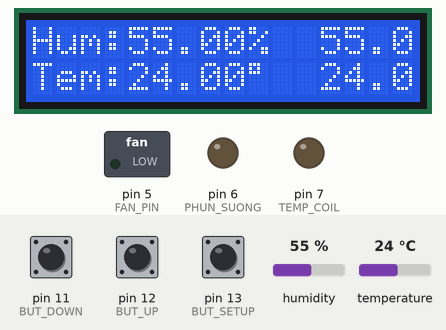
The sketch below on a simulated Arduino Uno, built with avr-gcc and run on an emulated ATmega328P. Shown: 16×2 character LCD, switched loads named in the sketch (green lamp = pin HIGH), output pins drawn as LEDs (lit = HIGH). Inputs (shaded band) come from the test bench; at power-on: temperature 24 °C, humidity 55 %, pin 13 (BUT_SETUP) HIGH, pin 11 (BUT_DOWN) HIGH, pin 12 (BUT_UP) HIGH.

Above: at 1.3 s.
1.4 s: temperature set to 2 °C
At 3.2 s:
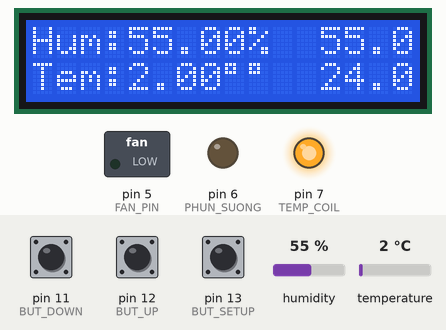
3.9 s: humidity set to 53 %
At 4.5 s:
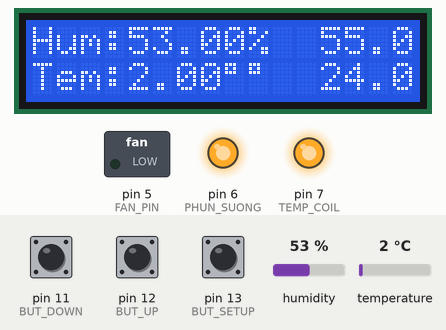
5.7 s: temperature set to 28 °C
At 7.6 s:
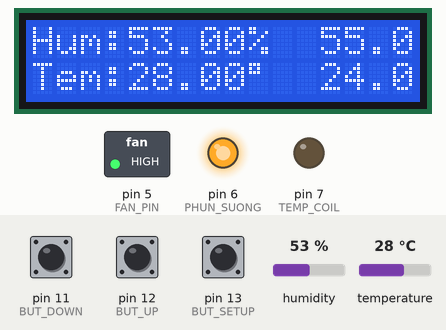
8.1 s: humidity set to 68 %
At 9.0 s:
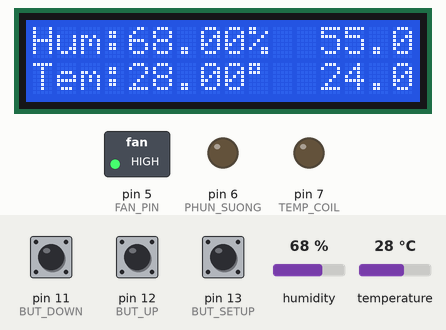
9.9 s: pin 13 (BUT_SETUP) pulled LOW for 1 s
12.4 s: temperature set to 12 °C
At 14.8 s:
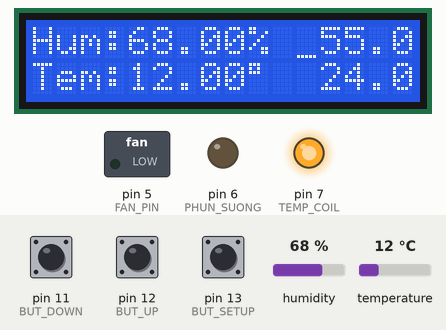
Timing chart, 0 to 16.3 s (numbered marks = the images above; inputs shaded):
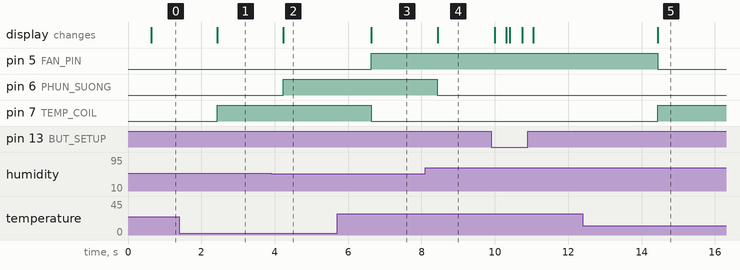

Measured:
- the behaviour switches between 55 and 54 % on humidity (found by bisection; images 1 and 2)
- after the input at 1.4 s, pin 7 (TEMP_COIL): LOW → HIGH after 1.0 s; the display: changes after 1.0 s (image 1)
- after the input at 3.9 s, pin 6 (PHUN_SUONG): LOW → HIGH after 0.33 s; the display: changes after 0.33 s (image 2)
- after the input at 5.7 s, pin 5 (FAN_PIN): LOW → HIGH after 0.93 s; pin 7 (TEMP_COIL): HIGH → LOW after 0.93 s; the display: changes after 0.94 s (image 3)
- after the input at 8.1 s, pin 6 (PHUN_SUONG): HIGH → LOW after 0.34 s; the display: changes after 0.34 s (image 4)
- after the input at 12.4 s, pin 5 (FAN_PIN): HIGH → LOW after 2.0 s; pin 7 (TEMP_COIL): LOW → HIGH after 2.0 s; the display: changes after 2.0 s (image 5)

The sketch:

atmega328.ino
```cpp
#include <Wire.h>               // Thư viện I2C
#include <LiquidCrystal_I2C.h>  // Thư viện LCD I2C
#include <DHT.h>                // Thư viện DHT
#define run_every(t) for (static uint16_t last_; \
                          (uint16_t)(uint16_t(millis()) - last_) >= (t); \
                          last_ += (t))
// Khởi tạo LCD I2C địa chỉ 0x27, 16 ký tự và 2 dòng
LiquidCrystal_I2C lcd(0x27, 16, 2);

// Chọn loại cảm biến DHT11
#define DHTTYPE DHT11

enum stateMain {
  HIGH_MODE = 0,
  LOW_MODE = 1,
  NORMAL = 2
};
#define DHTPIN 10
#define FAN_PIN 5
#define PHUN_SUONG 6
#define TEMP_COIL 7
#define BUT_SETUP 13
#define BUT_UP 12
#define BUT_DOWN 11
#define tolerance_temp 0.6
#define tolerance_hum 0.8
// Khởi tạo đối tượng DHT
DHT dht(DHTPIN, DHTTYPE);
int stateTemp = NORMAL;
int stateHum = NORMAL;
float setupTemp;
float setupHum;
float RealSetupT;
float RealSetupH;
bool error = 0;
bool hum_now;
int count_state_setup=0;

void ProcessBut() {
  if(count_state_setup!=0)
  {
    if (!digitalRead(BUT_UP)) {
      if (hum_now) setupTemp += 1;
      else setupHum += 1;
    } else if (!digitalRead(BUT_DOWN)) {
      if (hum_now) setupTemp -= 1;
      else setupHum -= 1;
    }
  }
}
void setup() {
  // Khởi tạo LCD
  lcd.begin();
  lcd.backlight();  // Bật đèn nền LCD

  // Hiển thị thông báo khởi động
  lcd.setCursor(0, 1);
  lcd.print("Wait DHT11 Sensor");
  lcd.setCursor(0, 0);
  lcd.print("Init...");
  pinMode(BUT_SETUP, INPUT_PULLUP);
  pinMode(BUT_DOWN, INPUT_PULLUP);
  pinMode(BUT_UP, INPUT_PULLUP);
  pinMode(FAN_PIN,OUTPUT);
  pinMode(PHUN_SUONG,OUTPUT);
  pinMode(TEMP_COIL,OUTPUT);
  // Khởi động DHT11
  dht.begin();
  // delay(2000);  // Đợi khởi động
  lcd.clear();
  float humidity = dht.readHumidity();
  float temperature = dht.readTemperature();
  setupHum = humidity;
  setupTemp = temperature;
  RealSetupT=setupTemp;
  RealSetupH=setupHum;
  // Kiểm tra nếu không đọc được dữ liệu
  if (isnan(humidity) || isnan(temperature)) {
    lcd.setCursor(0, 0);
    Serial.println("ERROR");
    lcd.print("Sensor Error");
    error = 1;
    // delay(5000);
  }
}

void loop() {
  if (error) return;
  run_every(150) ProcessBut();
  run_every(200)
  {
    if (!digitalRead(BUT_SETUP)){
      Serial.println("PRESS");
      count_state_setup+=1;
      if(count_state_setup>=3)count_state_setup=0;
    }
  }
  hum_now=count_state_setup==1?1:0;
  unsigned long start_time = millis();
  // Đọc giá trị nhiệt độ và độ ẩm từ DHT11
  float humidity = dht.readHumidity();
  float temperature = dht.readTemperature();
  if (isnan(humidity) || isnan(temperature)) {
    lcd.setCursor(0, 0);
    lcd.print("Sensor Error");
    return;
  }
  float diff_hum = RealSetupH - humidity;
  float diff_temp = RealSetupT - temperature;
  if (fabs(diff_hum) < tolerance_hum) stateHum = NORMAL;
  else if (diff_hum > tolerance_hum) stateHum = LOW_MODE;
  else if (diff_hum < -tolerance_hum) stateHum = HIGH_MODE;
  if (fabs(diff_temp) < tolerance_temp) stateTemp = NORMAL;
  else if (diff_temp > tolerance_temp) stateTemp = LOW_MODE;
  else if (diff_temp < -tolerance_temp) stateTemp = HIGH_MODE;
  // Kiểm tra nếu không đọc được dữ liệu
  run_every(600)
  {
  // Hiển thị độ ẩm
    lcd.noCursor();
    lcd.setCursor(0, 0);
    lcd.print("Hum:");
    lcd.print(humidity);
    lcd.print("%");
    lcd.setCursor(12, 0);
    lcd.print(setupHum);

    // Hiển thị nhiệt độ
    lcd.setCursor(0, 1);
    lcd.print("Tem:");
    lcd.print(temperature);
    lcd.print((char)223);  // Ký tự độ
    lcd.setCursor(12, 1);
    lcd.print(setupTemp);
    if(stateTemp==HIGH_MODE)
    {
      digitalWrite(FAN_PIN,1);
      digitalWrite(TEMP_COIL,0);
    }
    else if(stateTemp==NORMAL)
    {
      digitalWrite(FAN_PIN,0);
      digitalWrite(TEMP_COIL,0);
    }
    else if(stateTemp==LOW_MODE)
    {
      digitalWrite(FAN_PIN,0);
      digitalWrite(TEMP_COIL,1);
    }
    if(stateHum==LOW_MODE)digitalWrite(PHUN_SUONG,1);
    else digitalWrite(PHUN_SUONG,0);
  }
  if(count_state_setup!=0)
  {
    lcd.setCursor(11,hum_now);
    lcd.cursor();
  }
  else
  {
    lcd.noCursor();
    // RealSetupT=setupTemp;
    // RealSetupH=setupHum;
  }
   RealSetupT=setupTemp;
    RealSetupH=setupHum;
}
```
